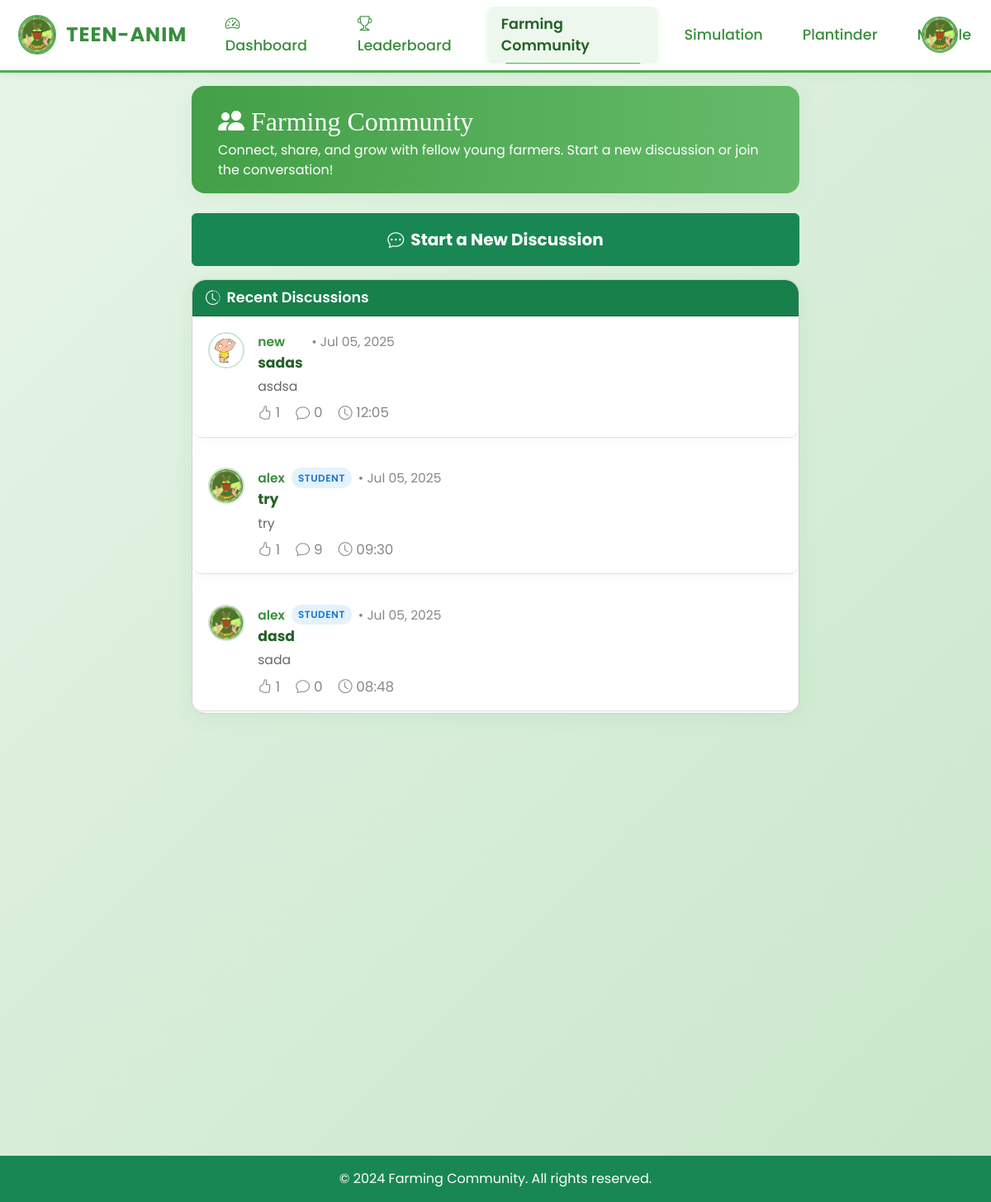
The page /php/Forum/community.php (signed in) on the database its author committed.
### tables this page shows
CREATE TABLE `questions` (
  `question_id` int(11) NOT NULL,
  `user_id` int(11) NOT NULL,
  `title` varchar(255) NOT NULL,
  `body` text NOT NULL,
  `image_path` varchar(255) DEFAULT NULL,
  `created_at` datetime DEFAULT current_timestamp(),
  `updated_at` datetime DEFAULT NULL
);

CREATE TABLE `users` (
  `user_id` int(11) NOT NULL,
  `name` varchar(100) NOT NULL,
  `username` varchar(100) NOT NULL,
  `password` varchar(255) NOT NULL,
  `role` enum('student','admin','agriculturist') NOT NULL,
  `date_created` timestamp NOT NULL DEFAULT current_timestamp(),
  `status` varchar(10) DEFAULT 'active',
  `profile_picture` varchar(255) DEFAULT NULL
);

### php/gamification.php (called while the page is built, shortened)
<?php
class GamificationSystem {
    private $conn;
    private $user_id;
    public function __construct($conn, $user_id) {
        $this->conn = $conn;
        $this->user_id = $user_id;
    }
    public function getStreakInfo() {
        $sql = "SELECT current_streak, longest_streak FROM user_streaks WHERE user_id = ?";
        $stmt = $this->conn->prepare($sql);
        $stmt->bind_param("i", $this->user_id);
        $stmt->execute();
        $result = $stmt->get_result();
        if ($result && $result->num_rows > 0) {
            return $result->fetch_assoc();
        } else {
            return ['current_streak' => 0, 'longest_streak' => 0];
        }
    }
}
?>

### php/Forum/community.php (the view, shortened to what this page needs)
<?php
  include "../connection.php";
  $sql = "SELECT q.question_id, q.title, q.body, q.created_at, u.username, u.profile_picture, u.role,
          COUNT(r.reply_id) as reply_count
          FROM questions q
          JOIN users u ON q.user_id = u.user_id
          LEFT JOIN reply r ON q.question_id = r.question_id
          GROUP BY q.question_id, q.title, q.body, q.created_at, u.username, u.profile_picture, u.role
          ORDER BY q.created_at DESC
          LIMIT 10";
  $result = $conn->query($sql);
?>
<!DOCTYPE html>
<html lang="en">
<head>
  <link href="https://cdn.jsdelivr.net/npm/bootstrap@5.3.1/dist/css/bootstrap.min.css" rel="stylesheet">
  <link rel="stylesheet" href="../../css/homepage.css">
  <link rel="stylesheet" href="https://cdn.jsdelivr.net/npm/bootstrap-icons@1.10.5/font/bootstrap-icons.css">
  <link href="https://unpkg.com/aos@2.3.1/dist/aos.css" rel="stylesheet">
</head>
<body>
<?php include '../navbar.php'; ?>
<div class="main-content">
  <div class="container py-4">
    <div class="row justify-content-center g-4">
      <div class="col-12 col-lg-8 mx-auto">
        <div class="community-header mb-4" data-aos="fade-down">
          <h2 class="mb-1"><i class="bi bi-people-fill me-2"></i>Farming Community</h2>
          <p class="mb-0">Connect, share, and grow with fellow young farmers. Start a new discussion or join the conversation!</p>
        </div>
        <button class="btn btn-success w-100 mb-3 py-3 fs-5 fw-bold" type="button" data-bs-toggle="collapse" data-bs-target="#newDiscussionForm" aria-expanded="false" aria-controls="newDiscussionForm">
          <i class="bi bi-chat-dots me-2"></i>Start a New Discussion
        </button>
        <div class="card discussion-list-card" data-aos="fade-up" data-aos-delay="100">
          <div class="card-header">
            <i class="bi bi-clock-history me-2"></i>Recent Discussions
          </div>
          <div class="list-group list-group-flush">
            <?php if ($result->num_rows > 0): ?>
                <?php while ($row = $result->fetch_assoc()): ?>
                    <div class="discussion-item list-group-item new-discussion-layout">
                        <div class="discussion-avatar">
                          <img src="<?= (empty($row['profile_picture']) || $row['profile_picture'] === 'clearteenalogo.png')
                              ? '../../images/clearteenalogo.png'
                              : '../../images/profile_pics/' . htmlspecialchars($row['profile_picture']) ?>" alt="User Avatar" onerror="this.onerror=null;this.src='../../images/clearteenalogo.png'">
                        </div>
                        <div class="discussion-content">
                          <div class="discussion-meta-top">
                            <span class="discussion-username"><?= htmlspecialchars($row['username']) ?></span>
                            <span class="role-badge role-<?= $row['role'] ?>"><?= ucfirst($row['role']) ?></span>
                            <span class="discussion-meta-text">&bull; <?= date('M d, Y', strtotime($row['created_at'])) ?></span>
                          </div>
                          <a href="thread.php?id=<?= $row['question_id'] ?>" class="discussion-title new-title">
                            <?= htmlspecialchars($row['title']) ?>
                          </a>
                          <div class="discussion-body-preview">
                            <?= htmlspecialchars(mb_strimwidth($row['body'], 0, 100, '...')) ?>
                          </div>
                          <div class="discussion-actions">
                            <span class="action-icon"><i class="bi bi-hand-thumbs-up"></i> 1</span>
                            <span class="action-icon"><i class="bi bi-chat"></i> <?= $row['reply_count'] ?></span>
                            <span class="action-icon"><i class="bi bi-clock"></i> <?= date('H:i', strtotime($row['created_at'])) ?></span>
                          </div>
                        </div>
                    </div>
                <?php endwhile; ?>
            <?php else: ?>
                <div class="discussion-item list-group-item new-discussion-layout">
                    <p class="mb-0 text-muted">No questions yet. Start the first discussion!</p>
                </div>
            <?php endif; ?>
          </div>
        </div>
      </div>
    </div>
  </div>
</div>
<footer class="bg-success text-center text-white py-3 mt-auto">
  <p class="mb-0">&copy; 2024 Farming Community. All rights reserved.</p>
</footer>
</body>
</html>

### css/homepage.css (style rules this page uses)
body, .container-fluid { margin: 0; padding: 0; overflow-x: hidden; font-family: 'Poppins', sans-serif; }
h1, h2, h3, h4, h5, h6, .brand, .navbar-brand { font-family: 'Irish Grover', cursive; }

### php/Forum/community.php (style rules this page uses)
html, body { height: 100%; }
body { min-height: 100vh; display: flex; flex-direction: column; background: linear-gradient(135deg, #e8f5e9 0%, #c8e6c9 100%); }
.main-content { flex: 1 0 auto; }
footer { flex-shrink: 0; }
.community-header { background: linear-gradient(90deg, #43a047 0%, #66bb6a 100%); color: #fff; border-radius: 1rem; padding: 1.5rem 2rem 1rem 2rem; margin-bottom: 2rem; box-shadow: 0 4px 24px rgba(76,175,80,0.08); width: 100%; }
.discussion-list-card { border-radius: 1rem; box-shadow: 0 4px 24px rgba(76,175,80,0.10); overflow: hidden; min-height: 500px; width: 100%; }
.discussion-list-card .list-group { max-height: 480px; overflow-y: auto; }
.discussion-list-card .card-header { background: #18804b; color: #fff; font-weight: 600; font-size: 1.1rem; border-radius: 1rem 1rem 0 0; }
.discussion-item { transition: background 0.15s, box-shadow 0.15s; border-bottom: 1px solid #e0e0e0; padding: 1rem 1.2rem; display: flex; align-items: flex-start; gap: 1rem; background: #fff; }
.discussion-title { font-size: 1.1rem; font-weight: 600; color: #388e3c; margin-bottom: 0.2rem; text-decoration: none; transition: color 0.15s; }
.new-discussion-layout { display: flex; align-items: flex-start; gap: 1rem; padding: 1.2rem 1.2rem 1rem 1.2rem; background: #fff; border-radius: 0.75rem; box-shadow: 0 2px 8px rgba(76,175,80,0.07); margin-bottom: 1.1rem; position: relative; }
.discussion-avatar img { width: 44px; height: 44px; border-radius: 50%; object-fit: cover; border: 2px solid #c8e6c9; }
.discussion-avatar { flex-shrink: 0; }
.discussion-content { flex: 1 1 auto; min-width: 0; }
.discussion-meta-top { font-size: 0.97rem; color: #388e3c; margin-bottom: 0.1rem; display: flex; align-items: center; gap: 0.5rem; }
.discussion-username { font-weight: 600; }
.discussion-meta-text { color: #888; font-weight: 400; }
.role-badge { font-size: 0.75rem; padding: 0.2rem 0.5rem; border-radius: 1rem; font-weight: 600; text-transform: uppercase; letter-spacing: 0.5px; }
.role-student { background: #e3f2fd; color: #1976d2; }
.new-title { font-size: 1.08rem; font-weight: 700; color: #256029; margin-bottom: 0.2rem; display: block; text-decoration: none; }
.discussion-body-preview { color: #666; font-size: 0.98rem; margin-bottom: 0.5rem; margin-top: 0.1rem; overflow: hidden; text-overflow: ellipsis; white-space: nowrap; }
.discussion-actions { display: flex; align-items: center; gap: 1.2rem; font-size: 1.05rem; color: #888; margin-top: 0.2rem; }
.action-icon { display: flex; align-items: center; gap: 0.3rem; }

### php/navbar.php (style rules this page uses)
body { padding-top: 80px !important; }

### rows shown on the page
questions: user.profile_picture (picture), user.username "new", created_at "Jul 05, 2025", title "sadas", body "asdsa", reply_count "0", created_at "12:05"
questions: user.username "alex", user.role "STUDENT", created_at "Jul 05, 2025", title "try", body "try", reply_count "9", created_at "09:30"
questions: user.username "alex", user.role "STUDENT", created_at "Jul 05, 2025", title "dasd", body "sada", reply_count "0", created_at "08:48"
